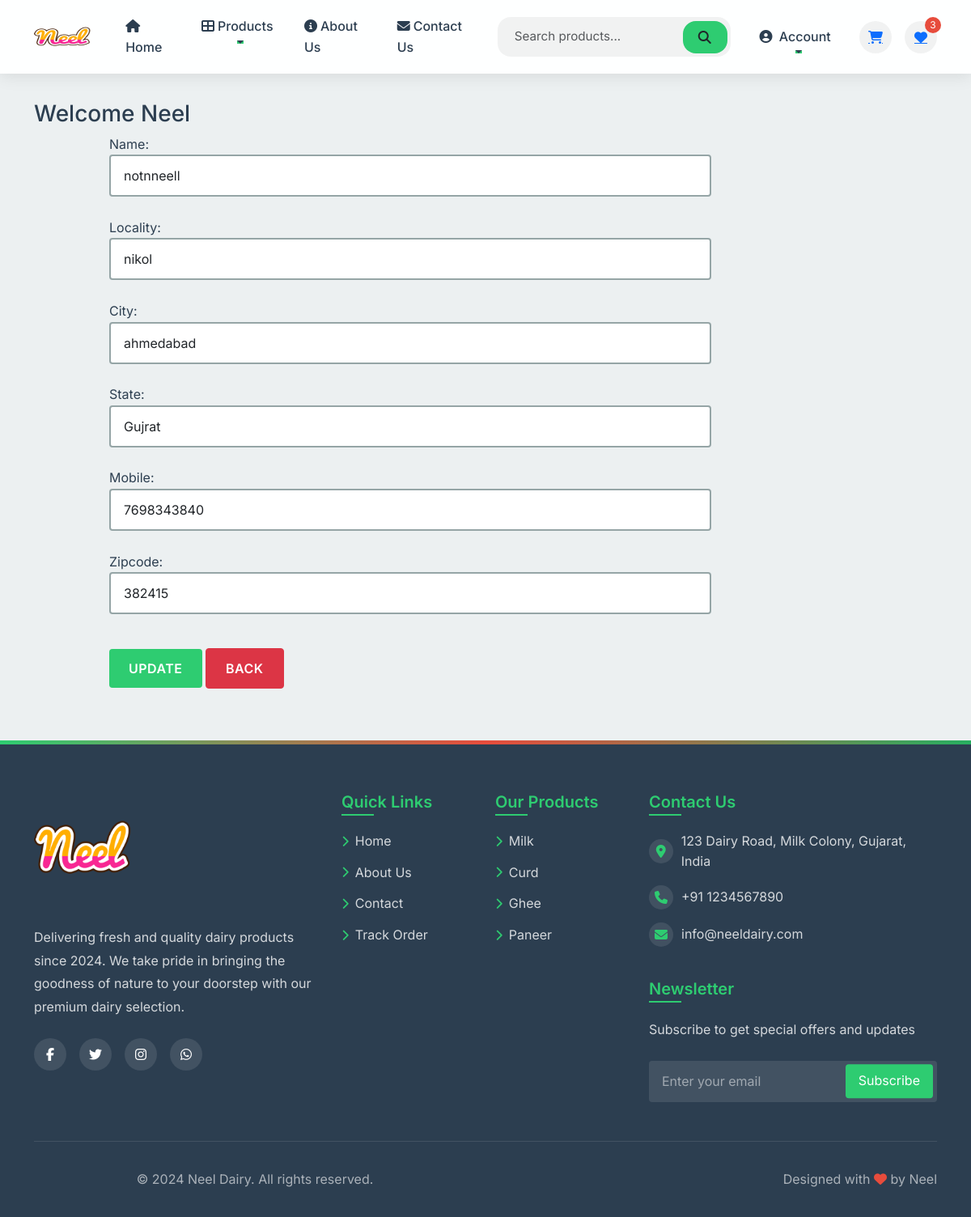
Screenshot of /updateAddress/1 (signed in) with the database file from the repository.
### app/models.py (models this page shows, shortened)
class Customer(models.Model):
    user = models.ForeignKey(User,on_delete=models.CASCADE)
    name = models.CharField(max_length=200)
    locality = models.CharField(max_length=200)
    city = models.CharField(max_length=50)
    mobile = models.IntegerField(default=0)
    zipcode = models.IntegerField()
    state = models.CharField(choices=STATE_CHOICES,max_length=100)

### app/views.py (the view, shortened to what this page needs)
# urls.py: path('updateAddress/<int:pk>' , views.updateAddress.as_view(), name='updateAddress'),
@method_decorator(login_required, name='dispatch')
class updateAddress(View):
    def get(self, request, pk):
        add = Customer.objects.get(pk=pk)
        form = CustomerProfileForm(instance=add)
        totalitem = 0
        wishitem = 0
        if request.user.is_authenticated:
            totalitem = len(Cart.objects.filter(user=request.user))
            wishitem = len(Wishlist.objects.filter(user=request.user))
        return render (request, 'app/updateAddress.html',locals())

### app/forms.py
class CustomerProfileForm(forms.ModelForm):
    class Meta:
        model = Customer
        fields=['name', 'locality', 'city', 'state','mobile', 'zipcode']
        widgets ={
            'name': forms.TextInput(attrs={'class': 'form-control'}),
            'locality': forms.TextInput(attrs={'class': 'form-control'}),
            'city': forms.TextInput(attrs={'class': 'form-control'}),
            'state': forms.Select(attrs={'class': 'form-control'}),
            'mobile': forms.NumberInput(attrs={'class': 'form-control'}),
            'zipcode': forms.NumberInput(attrs={'class': 'form-control'}),
        }

### app/templates/app/updateAddress.html (shortened to what this page needs)
{% extends 'app/base.html' %}
{% load static %}
{% block main-content %}
<div class="container my-5">
    <div class="row">
        <h3>Welcome <span class="text-capitalize">{{request.user}}</span></h3>
    </div>
    <div class="col-sm-8 offset-sm-1">
        <form action="" method="post">
            {% for fm in form %}
            {{fm.label_tag}} {{fm}} <small class="text-danger">{{fm.errors|striptags}}</small> <br>
                {% endfor %}
                <div class="col-12 mt-3">
                    <button type="submit" class="btn btn-primary">Update</button>
                    <a href="{% url 'address' %}" type='button' class='btn btn-danger'>Back</a>
                </div>
        </form>
    </div>
</div>
{% endblock main-content %}

### app/static/app/css/modern-style.css (style rules this page uses)
:root { --primary: #2ecc71; --primary-dark: #27ae60; --secondary: #34495e; --accent: #e74c3c; --light: #ecf0f1; --dark: #2c3e50; --white: #ffffff; --gray: #95a5a6; --spacing-xs: 0.25rem; --spacing-sm: 0.5rem; --spacing-md: 1rem; --spacing-lg: 1.5rem; --spacing-xl: 2rem; --radius-sm: 4px; --radius-md: 8px; --radius-lg: 16px; --transition-fast: 0.2s ease; --transition-normal: 0.3s ease; --transition-slow: 0.5s ease; }
* { margin: 0; padding: 0; box-sizing: border-box; }
body { font-family: 'Inter', -apple-system, BlinkMacSystemFont, sans-serif; line-height: 1.6; color: var(--dark); background-color: var(--light); }
.btn { padding: 0.75rem 1.5rem; border-radius: var(--radius-sm); font-weight: 600; transition: var(--transition-fast); text-transform: uppercase; letter-spacing: 0.5px; }
.btn-primary { background: var(--primary); border: none; }
.form-control { border-radius: var(--radius-sm); border: 2px solid var(--gray); padding: 0.75rem 1rem; transition: var(--transition-fast); }

### rows the page displays
Customer: form "notnneell" "nikol" "ahmedabad" "Gujrat" "7698343840" "382415"

### other values shown
{{ wishitem }} "3"
{{ request.user }} "Neel"
{{ fm.label_tag }} "Name:" "Locality:" "City:" "State:" "Mobile:" "Zipcode:"
